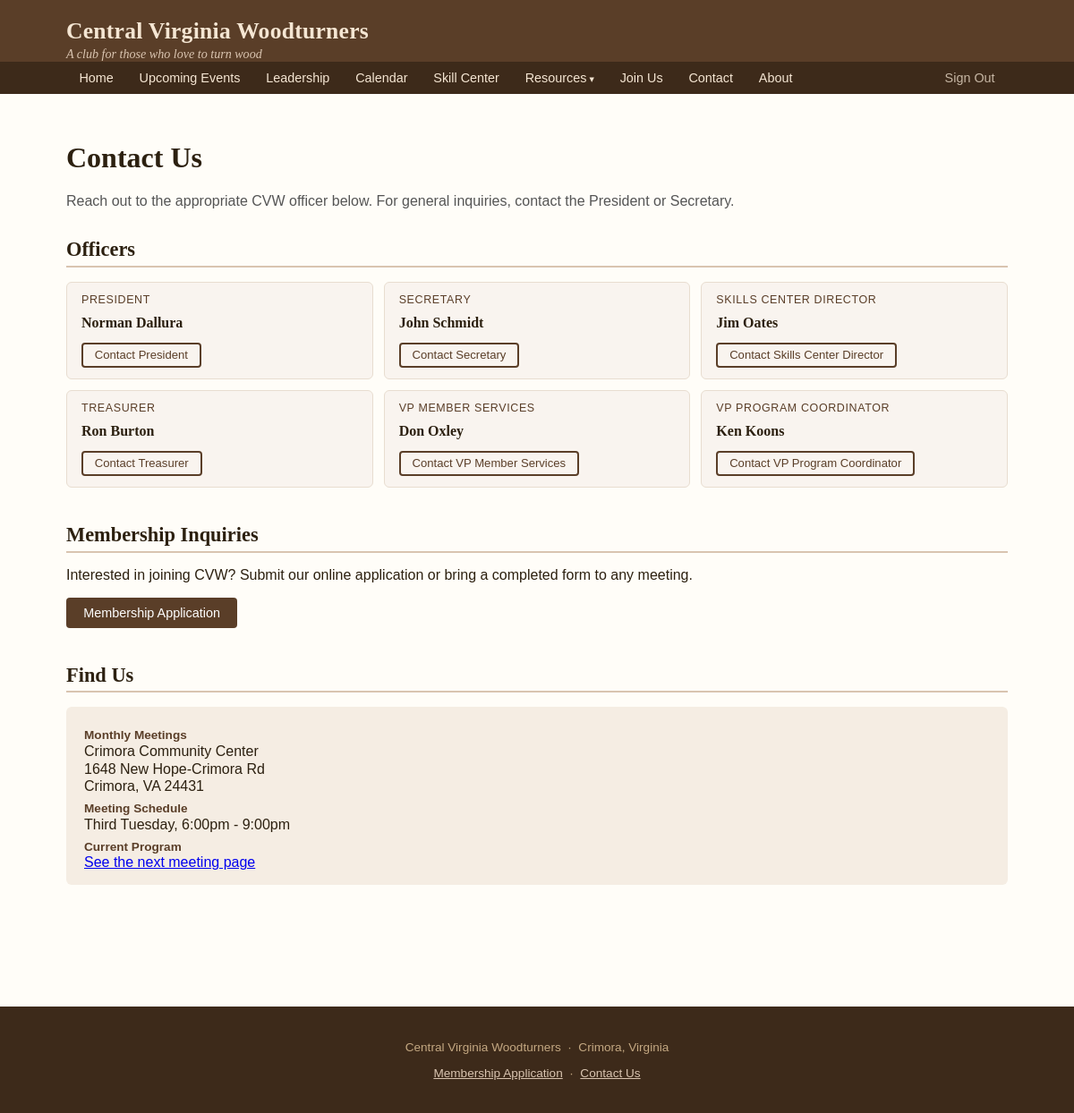
The page /site/contact (signed in) on the database its author committed.
### app/models/officer.py (models this page shows)
class Officer(Base):
    __tablename__ = "officers"
    id = Column(Integer, primary_key=True, index=True)
    member_id = Column(Integer, ForeignKey("members.id"), nullable=True)
    title = Column(String, nullable=False)
    category = Column(String, default="Elected")   # Elected / Volunteer
    notes = Column(String)
    term_start = Column(Date)
    term_end = Column(Date)
    active = Column(Boolean, default=True)
    member = relationship("Member", backref="officer_roles")

### app/models/member.py (models this page shows)
class Member(Base):
    __tablename__ = "members"
    id = Column(Integer, primary_key=True, index=True)
    first_name = Column(String, nullable=False)
    last_name = Column(String, nullable=False)
    nickname = Column(String)
    email = Column(String, unique=True, index=True)
    birthday = Column(Date)
    significant_other = Column(String)
    address = Column(String)
    city = Column(String)
    state = Column(String)
    zip_code = Column(String)
    home_phone = Column(String)
    work_phone = Column(String)
    mobile_phone = Column(String)
    membership_type = Column(String)   # Individual, Family, Secondary/Affiliate
    skill_level = Column(String)       # Beginner, Intermediate, Advanced, Professional
    years_turning = Column(String)     # Less than 1, 1-3, 3-5, 5-10, 10-20, 20+
    status = Column(String, default="Prospective")  # Prospective, Active, Former
    dues_paid = Column(Boolean, default=False)
    dues_paid_date = Column(Date)
    dues_amount = Column(Float)
    donation = Column(Float)
    payment_method = Column(String)  # PayPal, Cash, CK, Check
    volunteer_interest = Column(Boolean)
    volunteer_area = Column(String)
    how_heard = Column(String)
    created_at = Column(DateTime, server_default=func.now())
    updated_at = Column(DateTime, onupdate=func.now())
    program_comments = relationship("ProgramComment", back_populates="member")

### app/routers/public_.py (the view)
@router.get("/contact", response_class=HTMLResponse)
def public_contact(request: Request, db: Session = Depends(get_db)):
    if redir := _member_check("contact", request, db):
        return redir
    officers = (
        db.query(Officer)
        .filter(Officer.active == True, Officer.category == "Elected")
        .order_by(Officer.title)
        .all()
    )
    return templates.TemplateResponse("public/contact.html", {
        "request": request, "officers": officers,
    })

### app/templates/public/contact.html (shortened to what this page needs)
{% extends "base_public.html" %}
{% block content %}
<h1>Contact Us</h1>
<p style="font-family:sans-serif; font-size:1rem; color:#555; margin-bottom:2rem">
    Reach out to the appropriate CVW officer below. For general inquiries, contact the President or Secretary.
</p>
<div class="pub-section">
    <h2>Officers</h2>
    <div class="officer-grid">
    {% for o in officers %}
    {% if o.member %}
    <div class="officer-card" style="display:flex; flex-direction:column; gap:0.4rem">
        <div class="officer-title">{{ o.title }}</div>
        <div class="officer-name">{{ o.member.first_name }} {{ o.member.last_name }}</div>
        {% if o.member.email %}
        <div style="margin-top:auto; padding-top:0.4rem">
            <a href="/site/contact/officer/{{ o.id }}"
               class="pub-btn pub-btn-outline"
               style="padding:0.3rem 0.8rem; font-size:0.82rem">Contact {{ o.title }}</a>
        </div>
        {% endif %}
    </div>
    {% endif %}
    {% endfor %}
    </div>
</div>
<div class="pub-section" style="margin-top:2rem">
    <h2>Membership Inquiries</h2>
    <p style="font-family:sans-serif">
        Interested in joining CVW? Submit our online application or bring a completed form to any meeting.
    </p>
    <p><a href="/apply" class="pub-btn pub-btn-primary">Membership Application</a></p>
</div>
<div class="pub-section">
    <h2>Find Us</h2>
    <div class="meeting-info">
        <dl>
            <dt>Monthly Meetings</dt>
            <dd>Crimora Community Center</dd>
            <dd>1648 New Hope-Crimora Rd</dd>
            <dd>Crimora, VA  24431</dd>
            <dt>Meeting Schedule</dt>
            <dd>Third Tuesday, 6:00pm - 9:00pm</dd>
            <dt>Current Program</dt>
            <dd><a href="/site/next-meeting">See the next meeting page</a></dd>
        </dl>
    </div>
</div>
{% endblock %}

### app/templates/base_public.html (style rules this page uses)
* { box-sizing: border-box; }
body { font-family: Georgia, 'Times New Roman', serif; margin: 0; color: #2c2010; background: #fffdf8; }
.pub-section { margin-bottom: 2.5rem; }
.pub-section h2 { font-size: 1.4rem; border-bottom: 2px solid #d9c4b0; padding-bottom: 0.3rem; margin-bottom: 1rem; }
.pub-btn { display: inline-block; padding: 0.55rem 1.2rem; border-radius: 4px; text-decoration: none; font-family: sans-serif; font-size: 0.9rem; cursor: pointer; border: none; }
.pub-btn-primary { background: #5a3e28; color: #fff; }
.pub-btn-outline { background: transparent; border: 2px solid #5a3e28; color: #5a3e28; }
.officer-grid { display: grid; grid-template-columns: repeat(auto-fill, minmax(260px, 1fr)); gap: 0.75rem; }
.officer-card { background: #f9f4ef; border: 1px solid #e8ddd0; border-radius: 6px; padding: 0.75rem 1rem; }
.officer-card .officer-title { font-size: 0.78rem; text-transform: uppercase; letter-spacing: 0.05em; color: #5a3e28; font-family: sans-serif; margin-bottom: 0.2rem; }
.officer-card .officer-name { font-size: 1rem; font-weight: bold; }
.meeting-info { background: #f5ede3; border-radius: 6px; padding: 1rem 1.25rem; font-family: sans-serif; margin-bottom: 1rem; }
.meeting-info dt { font-weight: 600; color: #5a3e28; font-size: 0.85rem; margin-top: 0.5rem; }
.meeting-info dd { margin: 0.1rem 0 0; }
dl { margin: 0; }

### rows shown on the page
Officer: title "PRESIDENT", member.first_name "Norman", member.last_name "Dallura", title "President"
Officer: title "SECRETARY", member.first_name "John", member.last_name "Schmidt", title "Secretary"
Officer: title "SKILLS CENTER DIRECTOR", member.first_name "Jim", member.last_name "Oates", title "Skills Center Director"
Officer: title "TREASURER", member.first_name "Ron", member.last_name "Burton", title "Treasurer"
Officer: title "VP MEMBER SERVICES", member.first_name "Don", member.last_name "Oxley", title "VP Member Services"
Officer: title "VP PROGRAM COORDINATOR", member.first_name "Ken", member.last_name "Koons", title "VP Program Coordinator"
